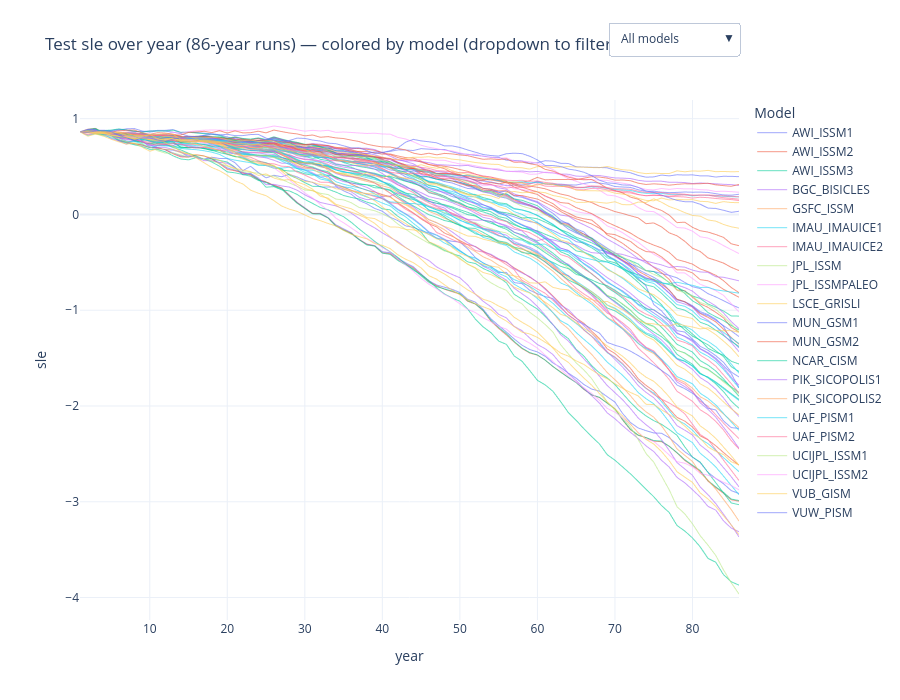

The notebook cell this image was saved under:
### Code cell
import numpy as np
import pandas as pd
import plotly.graph_objects as go

# -----------------------
# 1) Setup
# -----------------------
df = test.copy()  # your 291,024-row DataFrame
# df = df[(df.model != "fETISh_16km") & (df.model != "fETISh_32km")]

# Choose your value column to plot
# e.g., "smb_anomaly", "temperature", "pr_anomaly", etc.
y_col = "sle"   # <-- change to whatever you want

# Identify time column
time_col = "time" if "time" in df.columns else "year"

# Basic checks
assert time_col in df.columns, f"Couldn't find a 'time' or 'year' column."
assert "model" in df.columns, "Expected a 'model' column."

# -----------------------
# 2) Infer series_id
#    Option A (recommended): Detect resets in the temporal column
# -----------------------
t = df[time_col].to_numpy()
# Start a new series whenever the time decreases or repeats (<= 0 diff)
# This handles the common case where each run restarts at the first year.
reset = np.r_[True, np.diff(t) <= 0]
series_id = np.cumsum(reset) - 1
df["series_id"] = series_id

# Sanity check: if you *know* every run is exactly 86 rows long and perfectly stacked,
# you can enforce it (uncomment this to override the above logic):
# df["series_id"] = np.repeat(np.arange(len(df)//86), 86)

# Optional: verify expected length per series (not strictly required)
# lens = df.groupby("series_id").size()
# assert lens.min() == 86 and lens.max() == 86, "Not all runs are length 86."

# -----------------------
# 3) Build traces efficiently: one trace per model, with NaN gaps between runs
#    This keeps the figure light even with thousands of runs.
# -----------------------
fig = go.Figure()

models = df["model"].astype(str).unique().tolist()
models_sorted = sorted(models)

# For nice hover labels, keep key info
hover_tmpl = (
    f"<b>Model</b>: %{{customdata[0]}}<br>"
    f"<b>Series</b>: %{{customdata[1]}}<br>"
    f"<b>{time_col}</b>: %{{x}}<br>"
    f"<b>{y_col}</b>: %{{y}}<extra></extra>"
)

# Build one scattergl per model with NaN breaks between each series_id
for m in models_sorted:
    sub = df[df["model"] == m].copy()

    # order by series then time
    sub.sort_values(["series_id", time_col], inplace=True)

    # Insert NaN rows between series to break the line visually
    # (so a single trace can draw many separate runs)
    parts = []
    custom = []
    for sid, g in sub.groupby("series_id", sort=True):
        parts.append(g[[time_col, y_col]].to_numpy())
        custom.append(np.column_stack([g["model"].astype(str).to_numpy(),
                                       np.full(len(g), sid)]))
        # add a NaN row to break the line
        parts.append(np.array([[np.nan, np.nan]]))
        custom.append(np.array([["", np.nan]]))  # placeholders

    if len(parts) == 0:
        continue

    xy = np.vstack(parts)
    cd = np.vstack(custom)

    fig.add_trace(
        go.Scattergl(
            x=xy[:, 0],
            y=xy[:, 1],
            mode="lines",
            name=m,
            line=dict(width=1),
            opacity=0.6,
            customdata=cd,
            hovertemplate=hover_tmpl,
            visible=True  # we'll control visibility with buttons below
        )
    )

# -----------------------
# 4) Layout + dropdown to filter by model
# -----------------------
# Button 0: show all models
buttons = [{
    "label": "All models",
    "method": "update",
    "args": [{"visible": [True]*len(models_sorted)}]
}]

# One button per model (show only that model)
for i, m in enumerate(models_sorted):
    vis = [False]*len(models_sorted)
    vis[i] = True
    buttons.append({
        "label": m,
        "method": "update",
        "args": [{"visible": vis}]
    })

fig.update_layout(
    title=f"Test {y_col} over {time_col} (86-year runs) — colored by model (dropdown to filter)",
    xaxis_title=time_col,
    yaxis_title=y_col,
    legend_title="Model",
    updatemenus=[{
        "buttons": buttons,
        "direction": "down",
        "showactive": True,
        "x": 1.0, "xanchor": "right",
        "y": 1.15, "yanchor": "top"
    }],
    hovermode="x unified",
    template="plotly_white",
    height=700
)

fig.show()

### Figure 1 — Plotly figure (JSON) as saved in the notebook; plotly's stock layout.template omitted (floating-point values rounded to 4 significant figures; data arrays with more than 128 entries replaced by an {"elided": "..."} marker saying what was removed)
{"data": [{"customdata": {"elided": "696x2 mixed values"}, "hovertemplate": "<b>Model</b>: %{customdata[0]}<br><b>Series</b>: %{customdata[1]}<br><b>year</b>: %{x}<br><b>sle</b>: %{y}<extra></extra>", "line": {"width": 1}, "mode": "lines", "name": "AWI_ISSM1", "opacity": 0.6, "type": "scattergl", "visible": true, "x": {"elided": "696 float values"}, "y": {"elided": "696 float values"}}, {"customdata": {"elided": "435x2 mixed values"}, "hovertemplate": "<b>Model</b>: %{customdata[0]}<br><b>Series</b>: %{customdata[1]}<br><b>year</b>: %{x}<br><b>sle</b>: %{y}<extra></extra>", "line": {"width": 1}, "mode": "lines", "name": "AWI_ISSM2", "opacity": 0.6, "type": "scattergl", "visible": true, "x": {"elided": "435 float values"}, "y": {"elided": "435 float values"}}, {"customdata": {"elided": "609x2 mixed values"}, "hovertemplate": "<b>Model</b>: %{customdata[0]}<br><b>Series</b>: %{customdata[1]}<br><b>year</b>: %{x}<br><b>sle</b>: %{y}<extra></extra>", "line": {"width": 1}, "mode": "lines", "name": "AWI_ISSM3", "opacity": 0.6, "type": "scattergl", "visible": true, "x": {"elided": "609 float values"}, "y": {"elided": "609 float values"}}, {"customdata": {"elided": "348x2 mixed values"}, "hovertemplate": "<b>Model</b>: %{customdata[0]}<br><b>Series</b>: %{customdata[1]}<br><b>year</b>: %{x}<br><b>sle</b>: %{y}<extra></extra>", "line": {"width": 1}, "mode": "lines", "name": "BGC_BISICLES", "opacity": 0.6, "type": "scattergl", "visible": true, "x": {"elided": "348 float values"}, "y": {"elided": "348 float values"}}, {"customdata": {"elided": "87x2 mixed values"}, "hovertemplate": "<b>Model</b>: %{customdata[0]}<br><b>Series</b>: %{customdata[1]}<br><b>year</b>: %{x}<br><b>sle</b>: %{y}<extra></extra>", "line": {"width": 1}, "mode": "lines", "name": "GSFC_ISSM", "opacity": 0.6, "type": "scattergl", "visible": true, "x": [1.0, 2.0, 3.0, 4.0, 5.0, 6.0, 7.0, 8.0, 9.0, 10.0, 11.0, 12.0, 13.0, 14.0, 15.0, 16.0, 17.0, 18.0, 19.0, 20.0, 21.0, 22.0, 23.0, 24.0, 25.0, 26.0, 27.0, 28.0, 29.0, 30.0, 31.0, 32.0, 33.0, 34.0, 35.0, 36.0, 37.0, 38.0, 39.0, 40.0, 41.0, 42.0, 43.0, 44.0, 45.0, 46.0, 47.0, 48.0, 49.0, 50.0, 51.0, 52.0, 53.0, 54.0, 55.0, 56.0, 57.0, 58.0, 59.0, 60.0, 61.0, 62.0, 63.0, 64.0, 65.0, 66.0, 67.0, 68.0, 69.0, 70.0, 71.0, 72.0, 73.0, 74.0, 75.0, 76.0, 77.0, 78.0, 79.0, 80.0, 81.0, 82.0, 83.0, 84.0, 85.0, 86.0, NaN], "y": [0.8625, 0.8628, 0.8501, 0.8437, 0.8276, 0.8122, 0.8075, 0.7964, 0.7965, 0.7781, 0.7711, 0.7699, 0.7777, 0.7626, 0.7655, 0.7674, 0.7634, 0.758, 0.7498, 0.7307, 0.7163, 0.7033, 0.692, 0.6852, 0.6786, 0.6745, 0.6425, 0.6096, 0.5689, 0.5364, 0.5262, 0.498, 0.4805, 0.4391, 0.4214, 0.3952, 0.3663, 0.3445, 0.3272, 0.2989, 0.2765, 0.2229, 0.1831, 0.1317, 0.0756, 0.03248, 0.0008773, -0.03952, -0.06845, -0.1094, -0.15, -0.1671, -0.2126, -0.2468, -0.2826, -0.3033, -0.3604, -0.3879, -0.4253, -0.4715, -0.5329, -0.5919, -0.6679, -0.739, -0.797, -0.857, -0.9155, -0.9875, -1.076, -1.12, -1.183, -1.256, -1.344, -1.413, -1.452, -1.534, -1.625, -1.715, -1.752, -1.815, -1.903, -1.948, -2.011, -2.083, -2.154, -2.226, NaN]}, {"customdata": {"elided": "174x2 mixed values"}, "hovertemplate": "<b>Model</b>: %{customdata[0]}<br><b>Series</b>: %{customdata[1]}<br><b>year</b>: %{x}<br><b>sle</b>: %{y}<extra></extra>", "line": {"width": 1}, "mode": "lines", "name": "IMAU_IMAUICE1", "opacity": 0.6, "type": "scattergl", "visible": true, "x": {"elided": "174 float values"}, "y": {"elided": "174 float values"}}, {"customdata": {"elided": "348x2 mixed values"}, "hovertemplate": "<b>Model</b>: %{customdata[0]}<br><b>Series</b>: %{customdata[1]}<br><b>year</b>: %{x}<br><b>sle</b>: %{y}<extra></extra>", "line": {"width": 1}, "mode": "lines", "name": "IMAU_IMAUICE2", "opacity": 0.6, "type": "scattergl", "visible": true, "x": {"elided": "348 float values"}, "y": {"elided": "348 float values"}}, {"customdata": {"elided": "87x2 mixed values"}, "hovertemplate": "<b>Model</b>: %{customdata[0]}<br><b>Series</b>: %{customdata[1]}<br><b>year</b>: %{x}<br><b>sle</b>: %{y}<extra></extra>", "line": {"width": 1}, "mode": "lines", "name": "JPL_ISSM", "opacity": 0.6, "type": "scattergl", "visible": true, "x": [1.0, 2.0, 3.0, 4.0, 5.0, 6.0, 7.0, 8.0, 9.0, 10.0, 11.0, 12.0, 13.0, 14.0, 15.0, 16.0, 17.0, 18.0, 19.0, 20.0, 21.0, 22.0, 23.0, 24.0, 25.0, 26.0, 27.0, 28.0, 29.0, 30.0, 31.0, 32.0, 33.0, 34.0, 35.0, 36.0, 37.0, 38.0, 39.0, 40.0, 41.0, 42.0, 43.0, 44.0, 45.0, 46.0, 47.0, 48.0, 49.0, 50.0, 51.0, 52.0, 53.0, 54.0, 55.0, 56.0, 57.0, 58.0, 59.0, 60.0, 61.0, 62.0, 63.0, 64.0, 65.0, 66.0, 67.0, 68.0, 69.0, 70.0, 71.0, 72.0, 73.0, 74.0, 75.0, 76.0, 77.0, 78.0, 79.0, 80.0, 81.0, 82.0, 83.0, 84.0, 85.0, 86.0, NaN], "y": [0.8625, 0.863, 0.8504, 0.8448, 0.8292, 0.8144, 0.8104, 0.7997, 0.8005, 0.7823, 0.7763, 0.779, 0.7885, 0.7688, 0.77, 0.7705, 0.7654, 0.7594, 0.753, 0.7425, 0.7217, 0.7015, 0.6944, 0.6873, 0.6826, 0.6785, 0.6505, 0.6153, 0.575, 0.542, 0.5258, 0.4962, 0.4804, 0.4385, 0.4216, 0.4019, 0.3779, 0.3559, 0.3428, 0.3177, 0.2994, 0.2518, 0.2189, 0.1722, 0.1181, 0.08059, 0.05374, 0.02119, -0.004858, -0.0411, -0.0762, -0.08416, -0.1227, -0.1479, -0.1768, -0.193, -0.2437, -0.2607, -0.2876, -0.3247, -0.3816, -0.429, -0.4981, -0.5585, -0.6068, -0.6593, -0.7062, -0.7715, -0.8438, -0.8823, -0.9339, -0.9971, -1.083, -1.145, -1.173, -1.248, -1.329, -1.416, -1.449, -1.504, -1.585, -1.623, -1.679, -1.749, -1.811, -1.874, NaN]}, {"customdata": {"elided": "261x2 mixed values"}, "hovertemplate": "<b>Model</b>: %{customdata[0]}<br><b>Series</b>: %{customdata[1]}<br><b>year</b>: %{x}<br><b>sle</b>: %{y}<extra></extra>", "line": {"width": 1}, "mode": "lines", "name": "JPL_ISSMPALEO", "opacity": 0.6, "type": "scattergl", "visible": true, "x": {"elided": "261 float values"}, "y": {"elided": "261 float values"}}, {"customdata": {"elided": "174x2 mixed values"}, "hovertemplate": "<b>Model</b>: %{customdata[0]}<br><b>Series</b>: %{customdata[1]}<br><b>year</b>: %{x}<br><b>sle</b>: %{y}<extra></extra>", "line": {"width": 1}, "mode": "lines", "name": "LSCE_GRISLI", "opacity": 0.6, "type": "scattergl", "visible": true, "x": {"elided": "174 float values"}, "y": {"elided": "174 float values"}}, {"customdata": {"elided": "87x2 mixed values"}, "hovertemplate": "<b>Model</b>: %{customdata[0]}<br><b>Series</b>: %{customdata[1]}<br><b>year</b>: %{x}<br><b>sle</b>: %{y}<extra></extra>", "line": {"width": 1}, "mode": "lines", "name": "MUN_GSM1", "opacity": 0.6, "type": "scattergl", "visible": true, "x": [1.0, 2.0, 3.0, 4.0, 5.0, 6.0, 7.0, 8.0, 9.0, 10.0, 11.0, 12.0, 13.0, 14.0, 15.0, 16.0, 17.0, 18.0, 19.0, 20.0, 21.0, 22.0, 23.0, 24.0, 25.0, 26.0, 27.0, 28.0, 29.0, 30.0, 31.0, 32.0, 33.0, 34.0, 35.0, 36.0, 37.0, 38.0, 39.0, 40.0, 41.0, 42.0, 43.0, 44.0, 45.0, 46.0, 47.0, 48.0, 49.0, 50.0, 51.0, 52.0, 53.0, 54.0, 55.0, 56.0, 57.0, 58.0, 59.0, 60.0, 61.0, 62.0, 63.0, 64.0, 65.0, 66.0, 67.0, 68.0, 69.0, 70.0, 71.0, 72.0, 73.0, 74.0, 75.0, 76.0, 77.0, 78.0, 79.0, 80.0, 81.0, 82.0, 83.0, 84.0, 85.0, 86.0, NaN], "y": [0.8625, 0.8828, 0.8843, 0.8371, 0.833, 0.7994, 0.7676, 0.7621, 0.7635, 0.7074, 0.6868, 0.6792, 0.6705, 0.649, 0.6031, 0.6052, 0.5777, 0.5972, 0.5848, 0.584, 0.5405, 0.4564, 0.5031, 0.4371, 0.3822, 0.4091, 0.3932, 0.4187, 0.3919, 0.3555, 0.3343, 0.287, 0.2859, 0.2873, 0.2463, 0.2102, 0.1461, 0.1114, 0.06307, 0.03405, -0.02887, -0.06411, -0.1197, -0.1343, -0.1675, -0.1945, -0.2462, -0.2645, -0.2806, -0.2883, -0.3597, -0.4502, -0.5072, -0.5412, -0.6067, -0.6045, -0.7117, -0.722, -0.791, -0.828, -0.8577, -0.8785, -0.9658, -1.051, -1.109, -1.147, -1.195, -1.239, -1.336, -1.365, -1.39, -1.427, -1.473, -1.525, -1.574, -1.628, -1.685, -1.781, -1.819, -1.867, -1.928, -2.023, -2.041, -2.156, -2.226, -2.234, NaN]}, {"customdata": {"elided": "348x2 mixed values"}, "hovertemplate": "<b>Model</b>: %{customdata[0]}<br><b>Series</b>: %{customdata[1]}<br><b>year</b>: %{x}<br><b>sle</b>: %{y}<extra></extra>", "line": {"width": 1}, "mode": "lines", "name": "MUN_GSM2", "opacity": 0.6, "type": "scattergl", "visible": true, "x": {"elided": "348 float values"}, "y": {"elided": "348 float values"}}, {"customdata": {"elided": "435x2 mixed values"}, "hovertemplate": "<b>Model</b>: %{customdata[0]}<br><b>Series</b>: %{customdata[1]}<br><b>year</b>: %{x}<br><b>sle</b>: %{y}<extra></extra>", "line": {"width": 1}, "mode": "lines", "name": "NCAR_CISM", "opacity": 0.6, "type": "scattergl", "visible": true, "x": {"elided": "435 float values"}, "y": {"elided": "435 float values"}}, {"customdata": {"elided": "522x2 mixed values"}, "hovertemplate": "<b>Model</b>: %{customdata[0]}<br><b>Series</b>: %{customdata[1]}<br><b>year</b>: %{x}<br><b>sle</b>: %{y}<extra></extra>", "line": {"width": 1}, "mode": "lines", "name": "PIK_SICOPOLIS1", "opacity": 0.6, "type": "scattergl", "visible": true, "x": {"elided": "522 float values"}, "y": {"elided": "522 float values"}}, {"customdata": {"elided": "87x2 mixed values"}, "hovertemplate": "<b>Model</b>: %{customdata[0]}<br><b>Series</b>: %{customdata[1]}<br><b>year</b>: %{x}<br><b>sle</b>: %{y}<extra></extra>", "line": {"width": 1}, "mode": "lines", "name": "PIK_SICOPOLIS2", "opacity": 0.6, "type": "scattergl", "visible": true, "x": [1.0, 2.0, 3.0, 4.0, 5.0, 6.0, 7.0, 8.0, 9.0, 10.0, 11.0, 12.0, 13.0, 14.0, 15.0, 16.0, 17.0, 18.0, 19.0, 20.0, 21.0, 22.0, 23.0, 24.0, 25.0, 26.0, 27.0, 28.0, 29.0, 30.0, 31.0, 32.0, 33.0, 34.0, 35.0, 36.0, 37.0, 38.0, 39.0, 40.0, 41.0, 42.0, 43.0, 44.0, 45.0, 46.0, 47.0, 48.0, 49.0, 50.0, 51.0, 52.0, 53.0, 54.0, 55.0, 56.0, 57.0, 58.0, 59.0, 60.0, 61.0, 62.0, 63.0, 64.0, 65.0, 66.0, 67.0, 68.0, 69.0, 70.0, 71.0, 72.0, 73.0, 74.0, 75.0, 76.0, 77.0, 78.0, 79.0, 80.0, 81.0, 82.0, 83.0, 84.0, 85.0, 86.0, NaN], "y": [0.8625, 0.8628, 0.8603, 0.8529, 0.8249, 0.8134, 0.807, 0.7836, 0.7903, 0.779, 0.7731, 0.786, 0.7895, 0.7688, 0.7605, 0.7562, 0.7621, 0.7438, 0.7328, 0.7029, 0.6725, 0.6774, 0.6746, 0.6755, 0.6707, 0.6729, 0.6429, 0.6059, 0.5604, 0.5404, 0.5429, 0.5219, 0.4867, 0.4357, 0.4098, 0.3981, 0.385, 0.3631, 0.3293, 0.2752, 0.2209, 0.1667, 0.1131, 0.06156, -0.003498, -0.07855, -0.1148, -0.1592, -0.2192, -0.2828, -0.3416, -0.3881, -0.4428, -0.4768, -0.531, -0.5682, -0.644, -0.7011, -0.7581, -0.8388, -0.9313, -1.026, -1.128, -1.195, -1.291, -1.381, -1.461, -1.555, -1.65, -1.726, -1.806, -1.893, -1.99, -2.06, -2.117, -2.207, -2.319, -2.448, -2.514, -2.579, -2.699, -2.775, -2.867, -2.975, -3.082, -3.202, NaN]}, {"customdata": {"elided": "609x2 mixed values"}, "hovertemplate": "<b>Model</b>: %{customdata[0]}<br><b>Series</b>: %{customdata[1]}<br><b>year</b>: %{x}<br><b>sle</b>: %{y}<extra></extra>", "line": {"width": 1}, "mode": "lines", "name": "UAF_PISM1", "opacity": 0.6, "type": "scattergl", "visible": true, "x": {"elided": "609 float values"}, "y": {"elided": "609 float values"}}, {"customdata": {"elided": "261x2 mixed values"}, "hovertemplate": "<b>Model</b>: %{customdata[0]}<br><b>Series</b>: %{customdata[1]}<br><b>year</b>: %{x}<br><b>sle</b>: %{y}<extra></extra>", "line": {"width": 1}, "mode": "lines", "name": "UAF_PISM2", "opacity": 0.6, "type": "scattergl", "visible": true, "x": {"elided": "261 float values"}, "y": {"elided": "261 float values"}}, {"customdata": {"elided": "174x2 mixed values"}, "hovertemplate": "<b>Model</b>: %{customdata[0]}<br><b>Series</b>: %{customdata[1]}<br><b>year</b>: %{x}<br><b>sle</b>: %{y}<extra></extra>", "line": {"width": 1}, "mode": "lines", "name": "UCIJPL_ISSM1", "opacity": 0.6, "type": "scattergl", "visible": true, "x": {"elided": "174 float values"}, "y": {"elided": "174 float values"}}, {"customdata": {"elided": "87x2 mixed values"}, "hovertemplate": "<b>Model</b>: %{customdata[0]}<br><b>Series</b>: %{customdata[1]}<br><b>year</b>: %{x}<br><b>sle</b>: %{y}<extra></extra>", "line": {"width": 1}, "mode": "lines", "name": "UCIJPL_ISSM2", "opacity": 0.6, "type": "scattergl", "visible": true, "x": [1.0, 2.0, 3.0, 4.0, 5.0, 6.0, 7.0, 8.0, 9.0, 10.0, 11.0, 12.0, 13.0, 14.0, 15.0, 16.0, 17.0, 18.0, 19.0, 20.0, 21.0, 22.0, 23.0, 24.0, 25.0, 26.0, 27.0, 28.0, 29.0, 30.0, 31.0, 32.0, 33.0, 34.0, 35.0, 36.0, 37.0, 38.0, 39.0, 40.0, 41.0, 42.0, 43.0, 44.0, 45.0, 46.0, 47.0, 48.0, 49.0, 50.0, 51.0, 52.0, 53.0, 54.0, 55.0, 56.0, 57.0, 58.0, 59.0, 60.0, 61.0, 62.0, 63.0, 64.0, 65.0, 66.0, 67.0, 68.0, 69.0, 70.0, 71.0, 72.0, 73.0, 74.0, 75.0, 76.0, 77.0, 78.0, 79.0, 80.0, 81.0, 82.0, 83.0, 84.0, 85.0, 86.0, NaN], "y": [0.8625, 0.8634, 0.852, 0.8451, 0.8308, 0.8176, 0.8141, 0.8079, 0.8086, 0.7927, 0.7859, 0.7858, 0.7926, 0.7741, 0.7736, 0.7639, 0.7462, 0.7243, 0.6958, 0.6654, 0.6337, 0.5998, 0.5711, 0.5438, 0.5159, 0.4874, 0.4287, 0.3606, 0.2941, 0.2235, 0.173, 0.1039, 0.0409, -0.03836, -0.08714, -0.1414, -0.1975, -0.2516, -0.2915, -0.3458, -0.3914, -0.4653, -0.5268, -0.5925, -0.6675, -0.7284, -0.7768, -0.8352, -0.8763, -0.9331, -0.9911, -1.024, -1.078, -1.12, -1.166, -1.198, -1.268, -1.3, -1.344, -1.396, -1.469, -1.535, -1.616, -1.69, -1.752, -1.81, -1.869, -1.94, -2.025, -2.064, -2.125, -2.192, -2.275, -2.345, -2.37, -2.437, -2.512, -2.581, -2.598, -2.635, -2.703, -2.722, -2.755, -2.797, -2.83, -2.876, NaN]}, {"customdata": {"elided": "609x2 mixed values"}, "hovertemplate": "<b>Model</b>: %{customdata[0]}<br><b>Series</b>: %{customdata[1]}<br><b>year</b>: %{x}<br><b>sle</b>: %{y}<extra></extra>", "line": {"width": 1}, "mode": "lines", "name": "VUB_GISM", "opacity": 0.6, "type": "scattergl", "visible": true, "x": {"elided": "609 float values"}, "y": {"elided": "609 float values"}}, {"customdata": {"elided": "87x2 mixed values"}, "hovertemplate": "<b>Model</b>: %{customdata[0]}<br><b>Series</b>: %{customdata[1]}<br><b>year</b>: %{x}<br><b>sle</b>: %{y}<extra></extra>", "line": {"width": 1}, "mode": "lines", "name": "VUW_PISM", "opacity": 0.6, "type": "scattergl", "visible": true, "x": [1.0, 2.0, 3.0, 4.0, 5.0, 6.0, 7.0, 8.0, 9.0, 10.0, 11.0, 12.0, 13.0, 14.0, 15.0, 16.0, 17.0, 18.0, 19.0, 20.0, 21.0, 22.0, 23.0, 24.0, 25.0, 26.0, 27.0, 28.0, 29.0, 30.0, 31.0, 32.0, 33.0, 34.0, 35.0, 36.0, 37.0, 38.0, 39.0, 40.0, 41.0, 42.0, 43.0, 44.0, 45.0, 46.0, 47.0, 48.0, 49.0, 50.0, 51.0, 52.0, 53.0, 54.0, 55.0, 56.0, 57.0, 58.0, 59.0, 60.0, 61.0, 62.0, 63.0, 64.0, 65.0, 66.0, 67.0, 68.0, 69.0, 70.0, 71.0, 72.0, 73.0, 74.0, 75.0, 76.0, 77.0, 78.0, 79.0, 80.0, 81.0, 82.0, 83.0, 84.0, 85.0, 86.0, NaN], "y": [0.8625, 0.8591, 0.8699, 0.8773, 0.8658, 0.8258, 0.7989, 0.7733, 0.7961, 0.7981, 0.7779, 0.7637, 0.7869, 0.8024, 0.8125, 0.8143, 0.8261, 0.8385, 0.8297, 0.837, 0.8225, 0.8231, 0.834, 0.8366, 0.7963, 0.7735, 0.766, 0.7719, 0.7968, 0.7939, 0.7768, 0.7661, 0.7445, 0.7388, 0.7166, 0.6947, 0.6951, 0.6664, 0.6363, 0.6448, 0.6655, 0.6947, 0.7547, 0.7839, 0.768, 0.759, 0.7477, 0.7156, 0.7158, 0.6993, 0.6733, 0.6498, 0.6256, 0.615, 0.6094, 0.6338, 0.6397, 0.6354, 0.6079, 0.5697, 0.5108, 0.5104, 0.501, 0.4732, 0.4613, 0.4403, 0.4053, 0.3575, 0.3299, 0.3235, 0.3073, 0.3059, 0.2827, 0.2452, 0.2298, 0.2026, 0.1732, 0.1466, 0.133, 0.1327, 0.1065, 0.06643, 0.06261, 0.04364, 0.022, 0.03291, NaN]}], "layout": {"height": 700, "hovermode": "x unified", "legend": {"title": {"text": "Model"}}, "title": {"text": "Test sle over year (86-year runs) — colored by model (dropdown to filter)"}, "updatemenus": [{"buttons": [{"args": [{"visible": [true, true, true, true, true, true, true, true, true, true, true, true, true, true, true, true, true, true, true, true, true]}], "label": "All models", "method": "update"}, {"args": [{"visible": [true, false, false, false, false, false, false, false, false, false, false, false, false, false, false, false, false, false, false, false, false]}], "label": "AWI_ISSM1", "method": "update"}, {"args": [{"visible": [false, true, false, false, false, false, false, false, false, false, false, false, false, false, false, false, false, false, false, false, false]}], "label": "AWI_ISSM2", "method": "update"}, {"args": [{"visible": [false, false, true, false, false, false, false, false, false, false, false, false, false, false, false, false, false, false, false, false, false]}], "label": "AWI_ISSM3", "method": "update"}, {"args": [{"visible": [false, false, false, true, false, false, false, false, false, false, false, false, false, false, false, false, false, false, false, false, false]}], "label": "BGC_BISICLES", "method": "update"}, {"args": [{"visible": [false, false, false, false, true, false, false, false, false, false, false, false, false, false, false, false, false, false, false, false, false]}], "label": "GSFC_ISSM", "method": "update"}, {"args": [{"visible": [false, false, false, false, false, true, false, false, false, false, false, false, false, false, false, false, false, false, false, false, false]}], "label": "IMAU_IMAUICE1", "method": "update"}, {"args": [{"visible": [false, false, false, false, false, false, true, false, false, false, false, false, false, false, false, false, false, false, false, false, false]}], "label": "IMAU_IMAUICE2", "method": "update"}, {"args": [{"visible": [false, false, false, false, false, false, false, true, false, false, false, false, false, false, false, false, false, false, false, false, false]}], "label": "JPL_ISSM", "method": "update"}, {"args": [{"visible": [false, false, false, false, false, false, false, false, true, false, false, false, false, false, false, false, false, false, false, false, false]}], "label": "JPL_ISSMPALEO", "method": "update"}, {"args": [{"visible": [false, false, false, false, false, false, false, false, false, true, false, false, false, false, false, false, false, false, false, false, false]}], "label": "LSCE_GRISLI", "method": "update"}, {"args": [{"visible": [false, false, false, false, false, false, false, false, false, false, true, false, false, false, false, false, false, false, false, false, false]}], "label": "MUN_GSM1", "method": "update"}, {"args": [{"visible": [false, false, false, false, false, false, false, false, false, false, false, true, false, false, false, false, false, false, false, false, false]}], "label": "MUN_GSM2", "method": "update"}, {"args": [{"visible": [false, false, false, false, false, false, false, false, false, false, false, false, true, false, false, false, false, false, false, false, false]}], "label": "NCAR_CISM", "method": "update"}, {"args": [{"visible": [false, false, false, false, false, false, false, false, false, false, false, false, false, true, false, false, false, false, false, false, false]}], "label": "PIK_SICOPOLIS1", "method": "update"}, {"args": [{"visible": [false, false, false, false, false, false, false, false, false, false, false, false, false, false, true, false, false, false, false, false, false]}], "label": "PIK_SICOPOLIS2", "method": "update"}, {"args": [{"visible": [false, false, false, false, false, false, false, false, false, false, false, false, false, false, false, true, false, false, false, false, false]}], "label": "UAF_PISM1", "method": "update"}, {"args": [{"visible": [false, false, false, false, false, false, false, false, false, false, false, false, false, false, false, false, true, false, false, false, false]}], "label": "UAF_PISM2", "method": "update"}, {"args": [{"visible": [false, false, false, false, false, false, false, false, false, false, false, false, false, false, false, false, false, true, false, false, false]}], "label": "UCIJPL_ISSM1", "method": "update"}, {"args": [{"visible": [false, false, false, false, false, false, false, false, false, false, false, false, false, false, false, false, false, false, true, false, false]}], "label": "UCIJPL_ISSM2", "method": "update"}, {"args": [{"visible": [false, false, false, false, false, false, false, false, false, false, false, false, false, false, false, false, false, false, false, true, false]}], "label": "VUB_GISM", "method": "update"}, {"args": [{"visible": [false, false, false, false, false, false, false, false, false, false, false, false, false, false, false, false, false, false, false, false, true]}], "label": "VUW_PISM", "method": "update"}], "direction": "down", "showactive": true, "x": 1, "xanchor": "right", "y": 1.15, "yanchor": "top"}], "xaxis": {"title": {"text": "year"}}, "yaxis": {"title": {"text": "sle"}}}}
